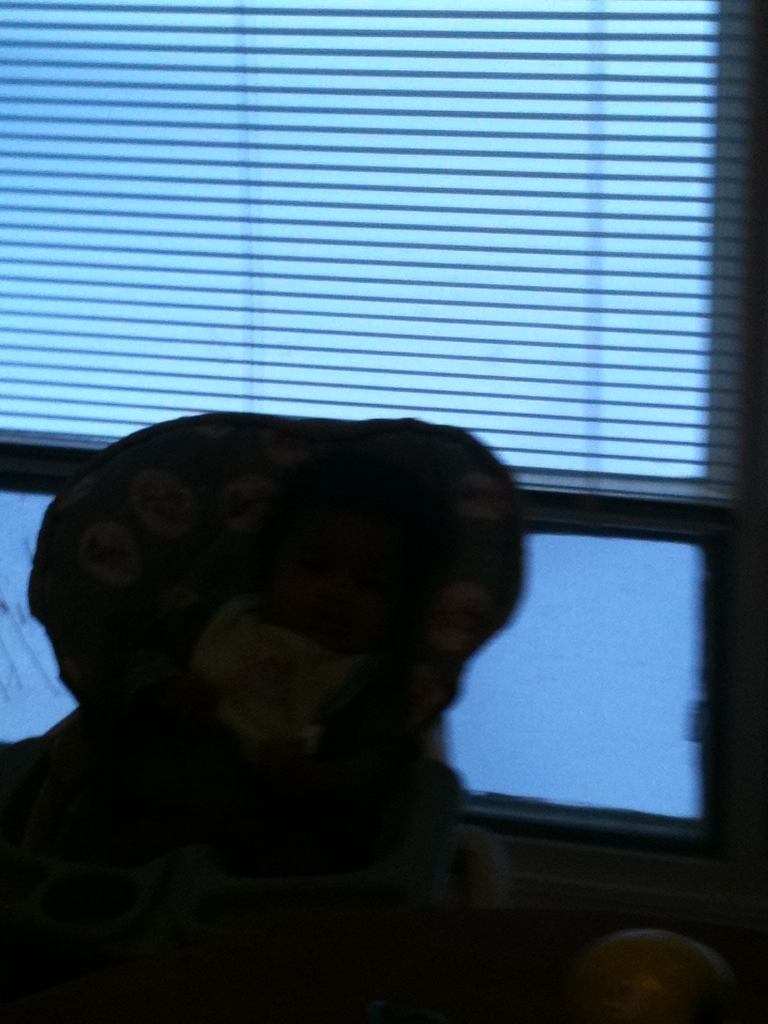
#> input picture Lectures/LEC2_Jan28/ben.jpg, 1536 x 2048 px (shown at 1/2 size)
$ jupyter execute --allow-errors Exercise1.ipynb   (shell and % lines are left out)
#> lines starting #> are read from the running program, lines starting #| are printed output that depends on the picture
# Exercise 1: Intensity Transformation

### Import IP.py from the path

[cell 1]
#Import IP.py module for accessing other modules
ip_path = '~/Desktop/SPRING 2019/IP-ECE447/IP.py'

import os
import sys
sys.path.append(os.path.dirname(os.path.expanduser(ip_path)))

import IP

### Import image ben.jpg

[cell 2]
#from IP import imread,imshow
#image = imread("ben.jpg",as_gray=True)
#imshow(image)

cImage = IP.imread("ben.jpg")
#> cImage is the input picture: shape (2048, 1536, 3); mean R, G, B 67.5, 98.3, 118.7
IP.plt.imshow(cImage)

[cell 3]
image = IP.rgb2gray(cImage)
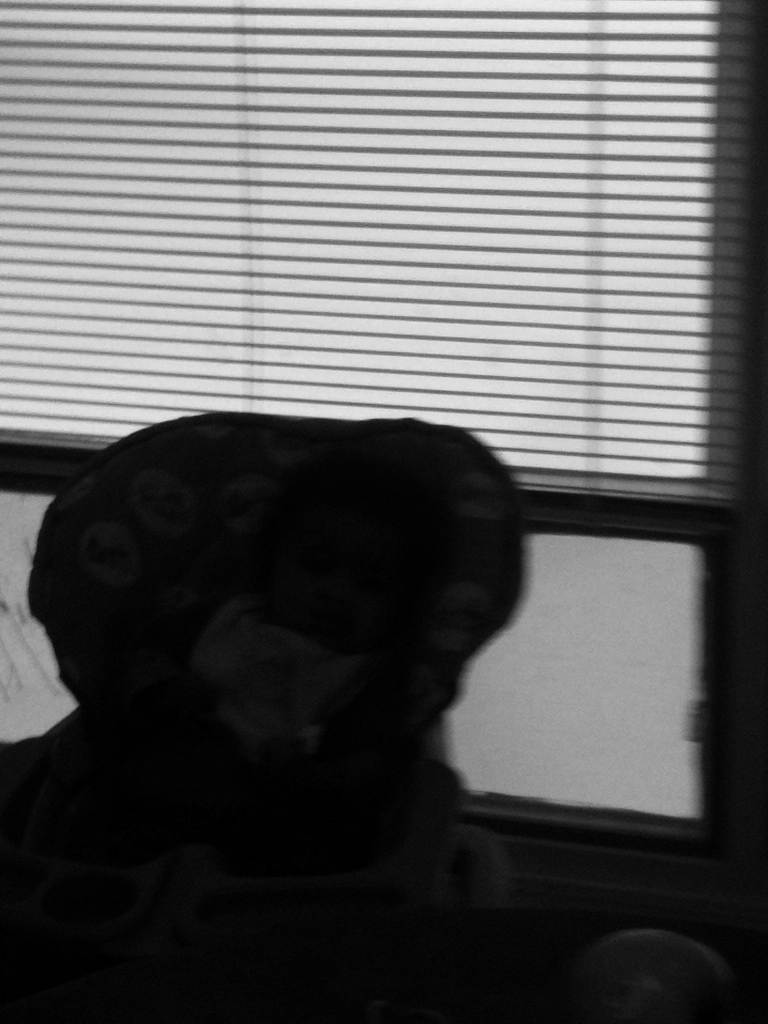
#> image: shape (2048, 1536) float64 (shown at 1/2 size); min 0, max 0.952, mean 0.365
IP.plt.imshow(image,cmap="gray")

## Distinctive Intensity Transformation

### Negative Transformation

### Logarithmic Compression

[cell 4]
#### C = 0.1
import numpy as np
im1 = 0.1 * np.log10(1+image*255)
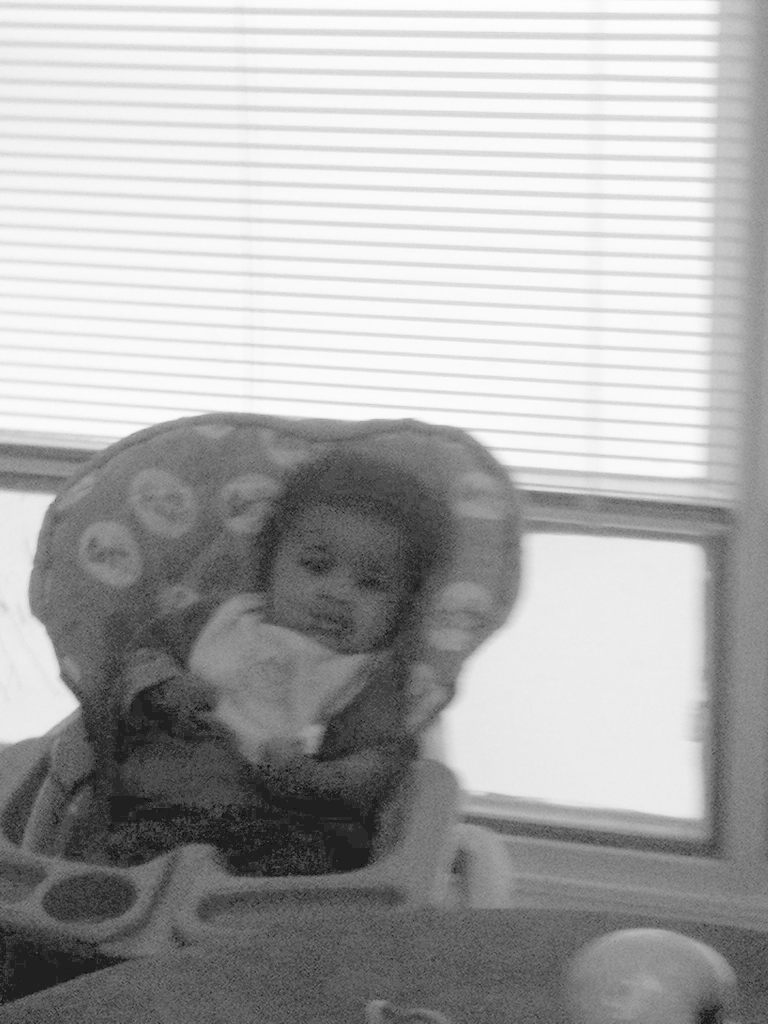
#> im1: shape (2048, 1536) float64 (shown at 1/2 size); min 0, max 0.239, mean 0.161; drawn with min black and max white
IP.plt.imshow(im1,cmap="gray")

[cell 5]
#### C = 10
im2 = 10 * np.log10(1+image*255)
IP.plt.imshow(im2,cmap="gray")

[cell 6]
#### C = 1000
im3 = 1000 * np.log10(1+image*255)
IP.plt.imshow(im3,cmap="gray")

#### Bottom line of the story
* Changing 'C' doesn't do much but scale the intensity values of the image
*

### Gamma Transformation

[cell 7]
#alpha = 0.1
im4 = image**0.1
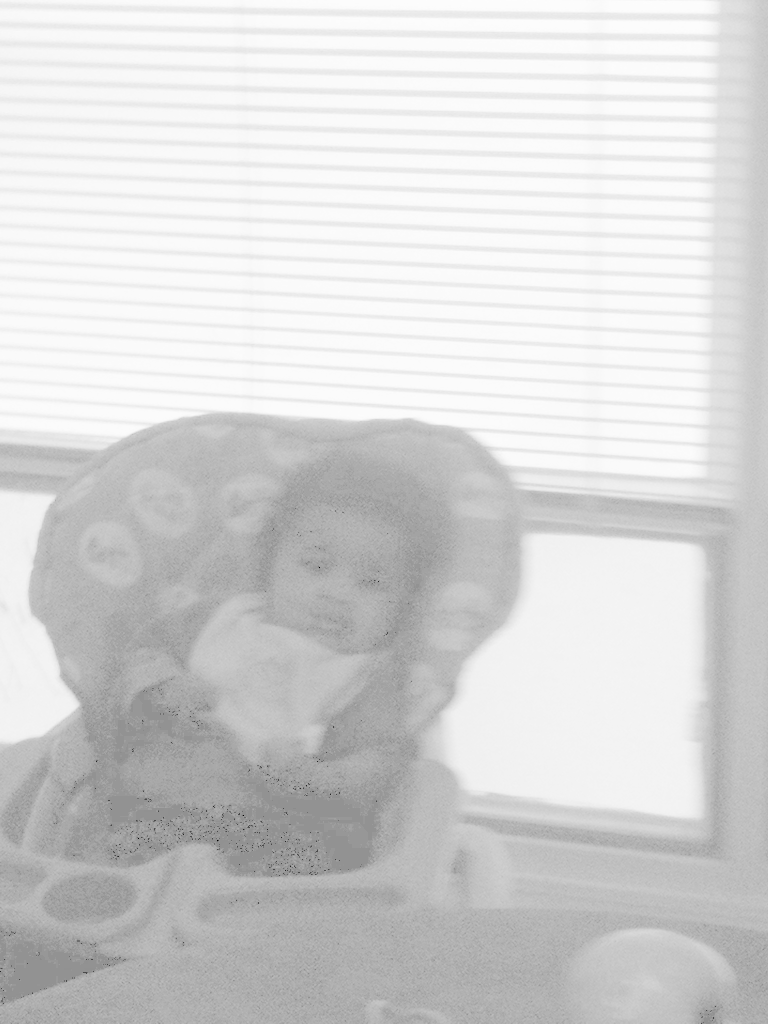
#> im4: shape (2048, 1536) float64 (shown at 1/2 size); min 0, max 0.995, mean 0.836
IP.plt.imshow(im4,cmap="gray")

[cell 8]
#alpha = 0.5
im5 = image**0.5
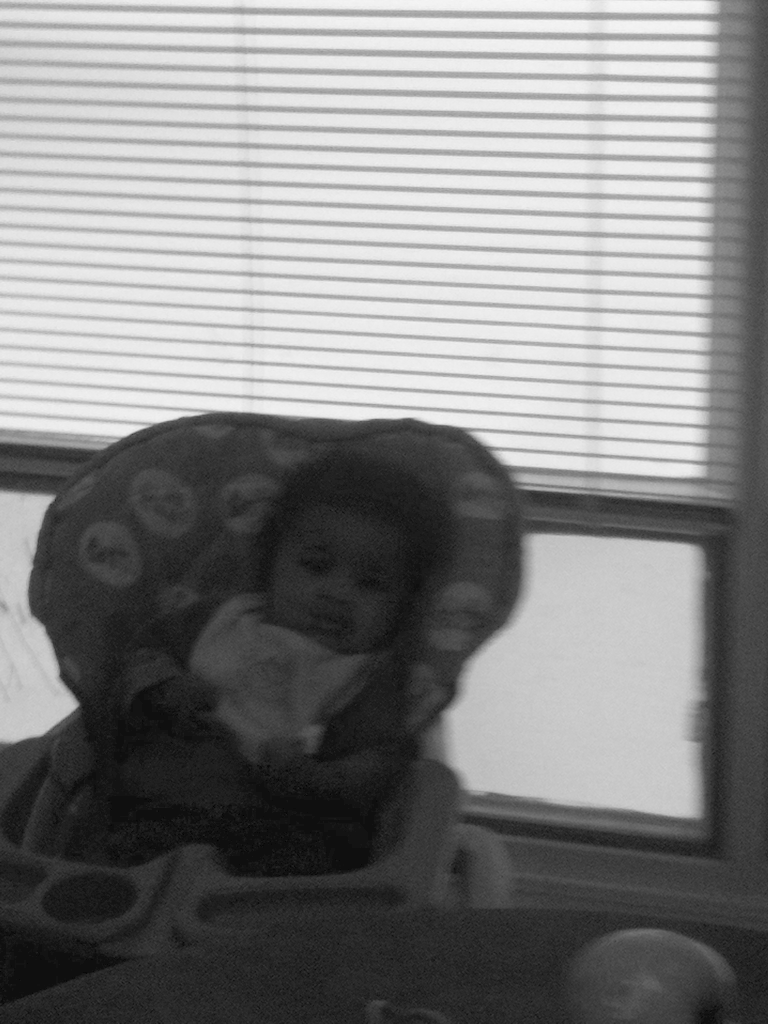
#> im5: shape (2048, 1536) float64 (shown at 1/2 size); min 0, max 0.976, mean 0.51
IP.plt.imshow(im5,cmap="gray")

[cell 9]
#alpha = 10
im6 = image**10
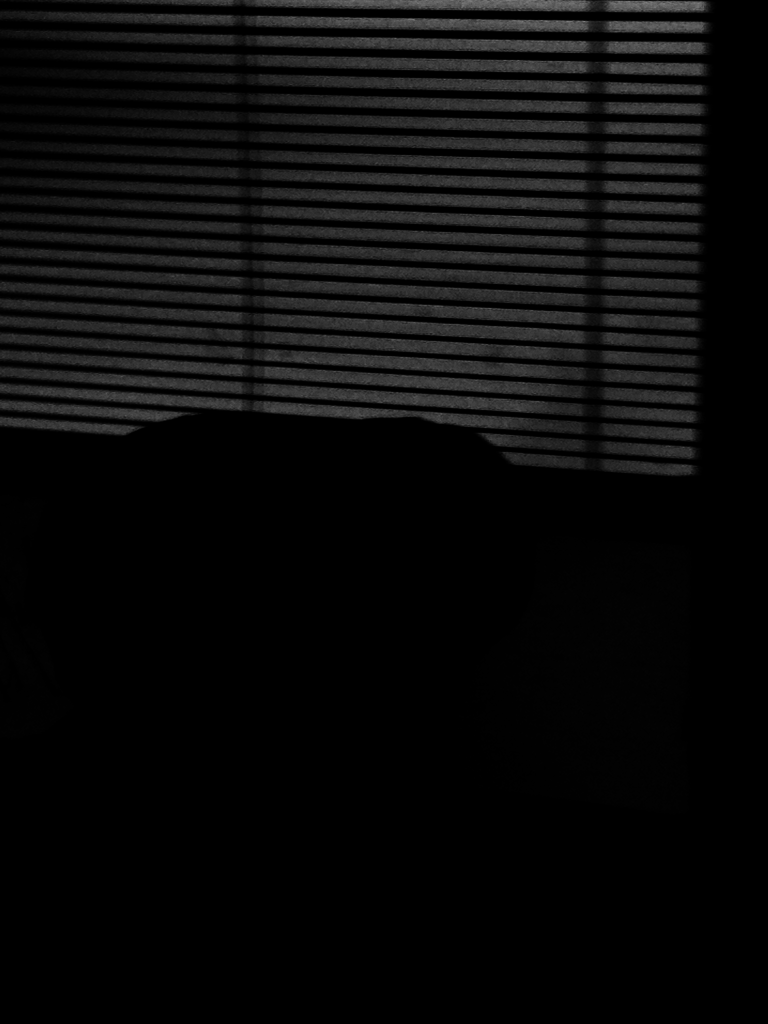
#> im6: shape (2048, 1536) float64 (shown at 1/2 size); min 0, max 0.611, mean 0.0426
IP.plt.imshow(im6,cmap="gray")

[cell 10]
from IP import subplot, plt

[cell 11]
subplot(2,2,1);plt.imshow(image,cmap="gray");
subplot(2,2,2);plt.imshow(im5,cmap="gray");
subplot(2,2,3);plt.imshow(im4,cmap="gray");
subplot(2,2,4);plt.imshow(im6,cmap="gray");
